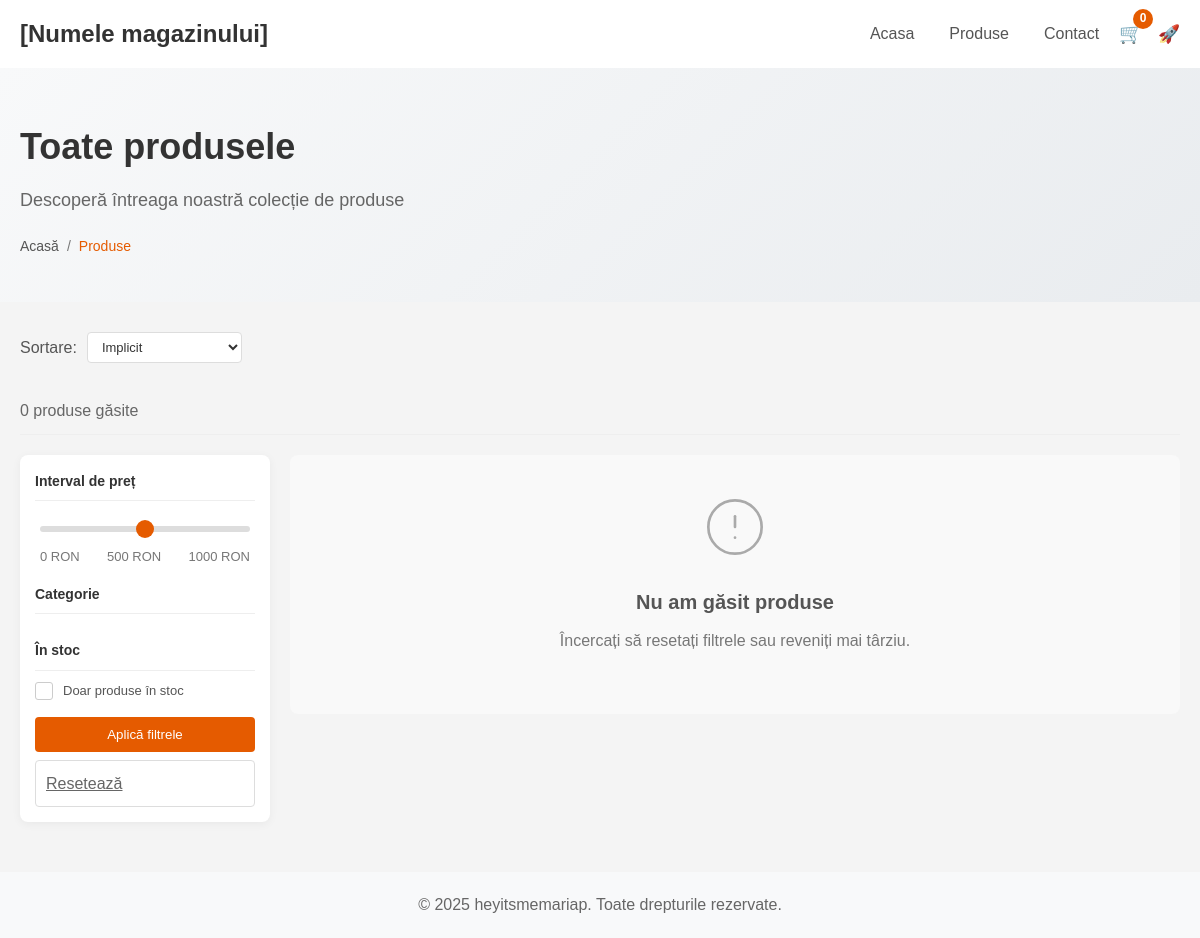
The app's page /products, older data.
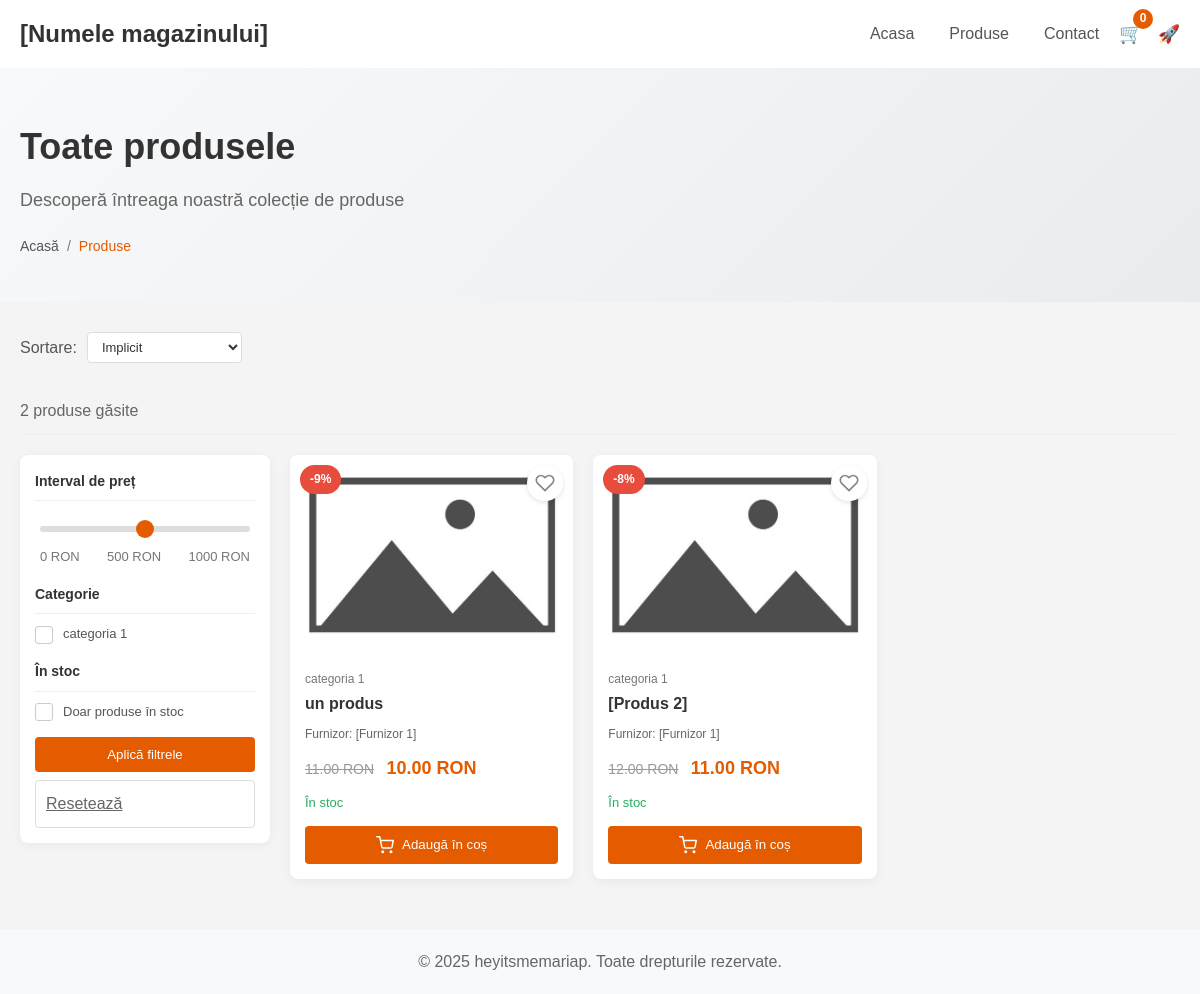
The same page, newer data.
### core/models.py (models this page shows, shortened)
class Category(models.Model):
    cid = ShortUUIDField(unique=True, length=10, alphabet="abcdefgh12345")
    title = models.CharField(max_length=100, default="[Categorie]")
    image = models.ImageField(upload_to="categorie")
    class Meta:
        verbose_name_plural = "Categorii"

class Product(models.Model):
    pid = ShortUUIDField(unique=True, length=10, alphabet="abcdefgh12345", default="[Produs nou]")
    title = models.CharField(max_length=100, default="[Produs]")
    image = models.ImageField(upload_to=user_directory_path, default="[Produs.jpg]")
    description = models.TextField(null=True, blank=True, default="[Descriere produs]")
    user = models.ForeignKey(User, on_delete = models.SET_NULL, null = True)
    category = models.ForeignKey(Category, on_delete = models.SET_NULL, null = True)
    vendor = models.ForeignKey(Furnizor, on_delete = models.SET_NULL, null = True)
    price = models.DecimalField(max_digits=10, decimal_places=2, default="00.00")
    old_price = models.DecimalField(max_digits=10, decimal_places=2, default="01.00")
    specifications = models.TextField(null=True, blank=True, default="[Alte specificatii]")
    product_status = models.CharField(choices=STATUS, max_length=10, default="wip")
    status = models.BooleanField(default=True)
    in_stock = models.BooleanField(default=True)
    featured = models.BooleanField(default=False)
    digital = models.BooleanField(default=False)
    sku = ShortUUIDField(unique=True, length=4, alphabet="1234567890")
    date = models.DateField(auto_now_add=True)
    updated = models.DateField(null = True, blank=True)
    class Meta:
        verbose_name_plural = "Produse"
    def get_precentage(self):
        if self.old_price and self.price > 0:
            new_price = 100 - (self.price / self.old_price) * 100
            return new_price
        return 0

class Furnizor(models.Model):
    vid = ShortUUIDField(unique=True, length=10, alphabet="abcdefgh12345")
    title = models.CharField(max_length=100, default="[Furnizor]")
    image = models.ImageField(upload_to=user_directory_path)
    description = models.TextField(null=True, blank=True, default="[Descriere furnizor]")
    address = models.CharField(max_length=100, default="[Bd. Preciziei nr. 24, Bloc A1, Ap.709]")
    contact = models.CharField(max_length=100, default="[+40 (787) 763 178]")
    chat_resp_time = models.CharField(max_length=100, default="[100]")
    shipping_on_time = models.CharField(max_length=100, default="[60]")
    authentic_rating = models.CharField(max_length=100, default="[5]")
    days_return = models.CharField(max_length=100, default="[30]")
    warranty_period = models.CharField(max_length=100, default="[30]")
    user = models.ForeignKey(User, on_delete = models.SET_NULL, null = True)
    price = models.DecimalField(max_digits=10, decimal_places=2,default="00.00")
    old_price = models.DecimalField(max_digits=10, decimal_places=2,default="01.00")
    class Meta:
        verbose_name_plural = "Furnizori"

### core/views.py (the view)
# urls.py: path("products", product_list, name="product-list"),
def product_list(request):
    products_list, sort_by, category_ids, price_range, in_stock = get_filtered_products(request)
    categories = Category.objects.all()
    wishlist_products_pids = set()
    if request.user.is_authenticated:
        wishlist_products_pids = set(
            Wishlist.objects.filter(user=request.user)
            .values_list('product__pid', flat=True)
        )
    for product in products_list:
        product.in_wishlist = product.pid in wishlist_products_pids
    paginator = Paginator(products_list, 9)
    page = request.GET.get('page', 1)
    try:
        products = paginator.page(page)
    except:
        products = paginator.page(1)
    context = {
        'products': products,
        'categories': categories,
        'current_sort': sort_by,
        'selected_categories': category_ids,
        'current_price': price_range,
        'show_in_stock': in_stock == 'true',
        'wishlist_products': wishlist_products_pids,  # Adăugăm lista de pid-uri în wishlist
    }
    return render(request, 'core/product_list.html', context)

### templates/core/product_list.html (shortened to what this page needs)
{% extends 'partials/base.html'  %}
{% load static %}
{% block content %}
<section class="products-header">
    <div class="container">
        <h1>Toate produsele</h1>
        <p>Descoperă întreaga noastră colecție de produse</p>
        <nav class="breadcrumb">
            <a href="{% url 'core:index' %}">Acasă</a>
            <span class="separator">/</span>
            <span class="current">Produse</span>
        </nav>
    </div>
</section>
<section class="products-container">
    <div class="container">
        <div class="filter-controls">
            <div class="filter-section">
                <label for="sort-products">Sortare:</label>
                <select id="sort-products" class="sort-select" onchange="updateSort(this.value)">
                    <option value="default" {% if current_sort == 'default' %}selected{% endif %}>Implicit</option>
                </select>
            </div>
        </div>
        <div class="search-results-info">
            <p>{{ products.paginator.count }} produse găsite</p>
        </div>
        <div class="products-grid-container">
            <div class="filters-sidebar" id="filters-sidebar">
                <form id="filter-form" method="get" action="{% url 'core:product-list' %}">
                    <div class="filter-block">
                        <h3>Interval de preț</h3>
                        <div class="price-range">
                            <input type="range" min="0" max="1000" value="{{ current_price|default:500 }}" class="slider" id="price-range" name="price">
                            <div class="price-labels">
                                <span>0 RON</span>
                                <span id="price-value">{{ current_price|default:500 }} RON</span>
                                <span>1000 RON</span>
                            </div>
                        </div>
                    </div>
                    <div class="filter-block">
                        <h3>Categorie</h3>
                        <div class="checkbox-group">
                            {% for category in categories %}
                            <label class="checkbox-label">
                                <span class="checkbox-custom"></span>
                                {{ category.title }}
                            </label>
                            {% endfor %}
                        </div>
                    </div>
                    <div class="filter-block">
                        <h3>În stoc</h3>
                        <div class="checkbox-group">
                            <label class="checkbox-label">
                                <span class="checkbox-custom"></span>
                                Doar produse în stoc
                            </label>
                        </div>
                    </div>
                    <div class="filter-actions">
                        <button type="submit" class="btn-apply">Aplică filtrele</button>
                        <a href="{% url 'core:product-list' %}" class="btn-reset">Resetează</a>
                    </div>
                </form>
            </div>
            <div class="products-grid">
                {% if products %}
                    {% for product in products %}
                    <div class="product-card" data-product-id="{{ product.pid }}">
                        <div class="product-badge {% if product.get_precentage > 0 %}sale{% elif product.featured %}featured{% endif %}">
                            {% if product.get_precentage > 0 %}
                                -{{ product.get_precentage|floatformat:0 }}%
                            {% elif product.featured %}
                                Popular
                            {% endif %}
                        </div>
                        <div class="product-actions">
                            <button class="action-btn wishlist-btn {% if product.pid in wishlist_products %}in-wishlist{% endif %}" title="Adaugă la favorite" data-product-id="{{ product.pid }}">
                            </button>
                        </div>
                        <a href="#" class="product-image">
                            <img src="{% if product.image %}{{ product.image.url }}{% else %}{% static 'placeholder.jpg' %}{% endif %}" alt="{{ product.title }}">
                        </a>
                        <div class="product-info">
                            <div class="product-category">{{ product.category.title|default:"Fără categorie" }}</div>
                            <h3 class="product-title">
                                <a href="#">{{ product.title }}</a>
                            </h3>
                            <div class="product-vendor">
                                {% if product.vendor %}
                                    <span>Furnizor: {{ product.vendor.title }}</span>
                                {% else %}
                                    <span>Furnizor propriu</span>
                                {% endif %}
                            </div>
                            <div class="product-price">
                                {% if product.get_precentage > 0 %}
                                    <span class="regular-price">{{ product.old_price }} RON</span>
                                {% endif %}
                                <span class="current-price">{{ product.price }} RON</span>
                            </div>
                            <div class="product-status">
                                {% if product.in_stock %}
                                    <span class="in-stock">În stoc</span>
                                {% else %}
                                    <span class="out-of-stock">Stoc epuizat</span>
                                {% endif %}
                            </div>
                            <div class="cart-actions">
                                <button class="add-to-cart" data-product-id="{{ product.pid }}">
                                    Adaugă în coș
                                </button>
                            </div>
                        </div>
                    </div>
                    {% endfor %}
                {% else %}
                    <div class="no-products">
                        <div class="no-products-icon">
                            <svg xmlns="http://www.w3.org/2000/svg" width="64" height="64" viewBox="0 0 24 24" fill="none" stroke="currentColor" stroke-width="1" stroke-linecap="round" stroke-linejoin="round"><circle cx="12" cy="12" r="10"></circle><line x1="12" y1="8" x2="12" y2="12"></line><line x1="12" y1="16" x2="12.01" y2="16"></line></svg>
                        </div>
                        <h3>Nu am găsit produse</h3>
                        <p>Încercați să resetați filtrele sau reveniți mai târziu.</p>
                    </div>
                {% endif %}
            </div>
        </div>
    </div>
</section>
{% endblock content %}

### templates/partials/base.html (shortened to what this page needs)
{% load static %}
<!DOCTYPE html>
<html lang="ro">
<head>
    <link rel="stylesheet" href="{% static 'assets/css/styles.css' %}">
</head>
<body>
    <header>
        <div class="logo">[Numele magazinului]</div>
        <nav>
            <ul class="nav-links">
                <li><a href="{% url 'core:index' %}">Acasa</a></li>
                <li><a href="{% url 'core:product-list' %}">Produse</a></li>
                <li><a href="#">Contact</a></li>
            </ul>
            <div class="cart-user">
                <a href="" class="cart">
                    🛒 <span class="cart-count">0</span>
                </a>
                {% if user.is_authenticated %}
                    <div class="user">
                        {{ user.username }}
                        <a href="{% url 'userauths:sign-out' %}" class="logout">🔓</a>
                    </div>
                {% else %}
                    <a href="{% url 'userauths:sign-in' %}" class="login-btn">🚀</a>
                {% endif %}
            </div>
        </nav>
    </header>
{% block content %}
{% endblock content %}
<footer>
    <p>&copy; 2025 heyitsmemariap. Toate drepturile rezervate.</p>
</footer>
</body>
</html>

### static/assets/css/styles.css (style rules this page uses)
* { margin: 0; padding: 0; box-sizing: border-box; font-family: Arial, sans-serif; }
body { background: #f4f4f4; color: #333; }
header { background: #222; color: #fff; padding: 15px 20px; display: flex; justify-content: space-between; align-items: center; }
.logo { font-size: 24px; font-weight: bold; }
nav ul { list-style: none; display: flex; }
nav ul li { margin: 0 15px; }
nav ul li a { color: white; text-decoration: none; }
footer { background: #222; color: white; text-align: center; padding: 10px; margin-top: 20px; }

### templates/partials/base.html (style rules this page uses)
body { font-family: Arial, sans-serif; margin: 0; padding: 0; line-height: 1.6; color: #333; }
header { display: flex; justify-content: space-between; align-items: center; padding: 15px 20px; background-color: white; box-shadow: 0 2px 5px rgba(0,0,0,0.1); }
.logo { font-size: 24px; font-weight: bold; color: #333; }
nav { display: flex; align-items: center; }
.nav-links { display: flex; list-style: none; margin: 0; padding: 0; }
.nav-links li { margin-right: 20px; }
.nav-links a { text-decoration: none; color: #555; font-weight: 500; transition: color 0.2s; }
.cart-user { display: flex; align-items: center; gap: 15px; }
.cart { position: relative; display: inline-flex; align-items: center; text-decoration: none; font-size: 1.2rem; color: #333; }
.cart-count { position: absolute; top: -10px; right: -10px; background-color: #e55b00; color: white; font-size: 12px; min-width: 20px; height: 20px; border-radius: 10px; display: flex; align-items: center; justify-content: center; transition: transform 0.2s ease; }
.login-btn { display: flex; align-items: center; justify-content: center; text-decoration: none; color: #333; font-size: 1.1rem; transition: color 0.2s; }
footer { background-color: #f8f9fa; text-align: center; padding: 20px; margin-top: 50px; color: #666; }
.cart-actions { width: 100%; margin-top: 10px; }
.add-to-cart { width: 100%; display: flex; align-items: center; justify-content: center; background-color: #e55b00; color: white; border: none; padding: 10px; border-radius: 4px; font-weight: 500; cursor: pointer; transition: background-color 0.2s, transform 0.1s; }
.add-to-cart svg { margin-right: 8px; }
.add-to-cart, .quantity-controls { transition: opacity 0.3s, transform 0.3s; }
.wishlist-btn { background-color: white; border: none; width: 36px; height: 36px; border-radius: 50%; display: flex; align-items: center; justify-content: center; box-shadow: 0 2px 5px rgba(0,0,0,0.1); cursor: pointer; transition: all 0.2s; color: #888; }

Row changes from the older to the newer data that the page shows:
added Category: title "categoria 1"
added Product: get_precentage "9", pid "bgff31affa" (drawn), image (picture), category "categoria 1", title "un produs", vendor "[Furnizor 1]", old_price "11.00", price "10.00", in_stock "În stoc"
added Product: get_precentage "8", pid "e3bgefa32b" (drawn), image (picture), category "categoria 1", title "[Produs 2]", vendor "[Furnizor 1]", old_price "12.00", price "11.00", in_stock "În stoc"
Text that changed along with them:
{{ products.paginator.count }}: "0" → "2"
text no longer shown: "Nu am găsit produse Încercați să resetați filtrele sau reveniți mai târziu."
